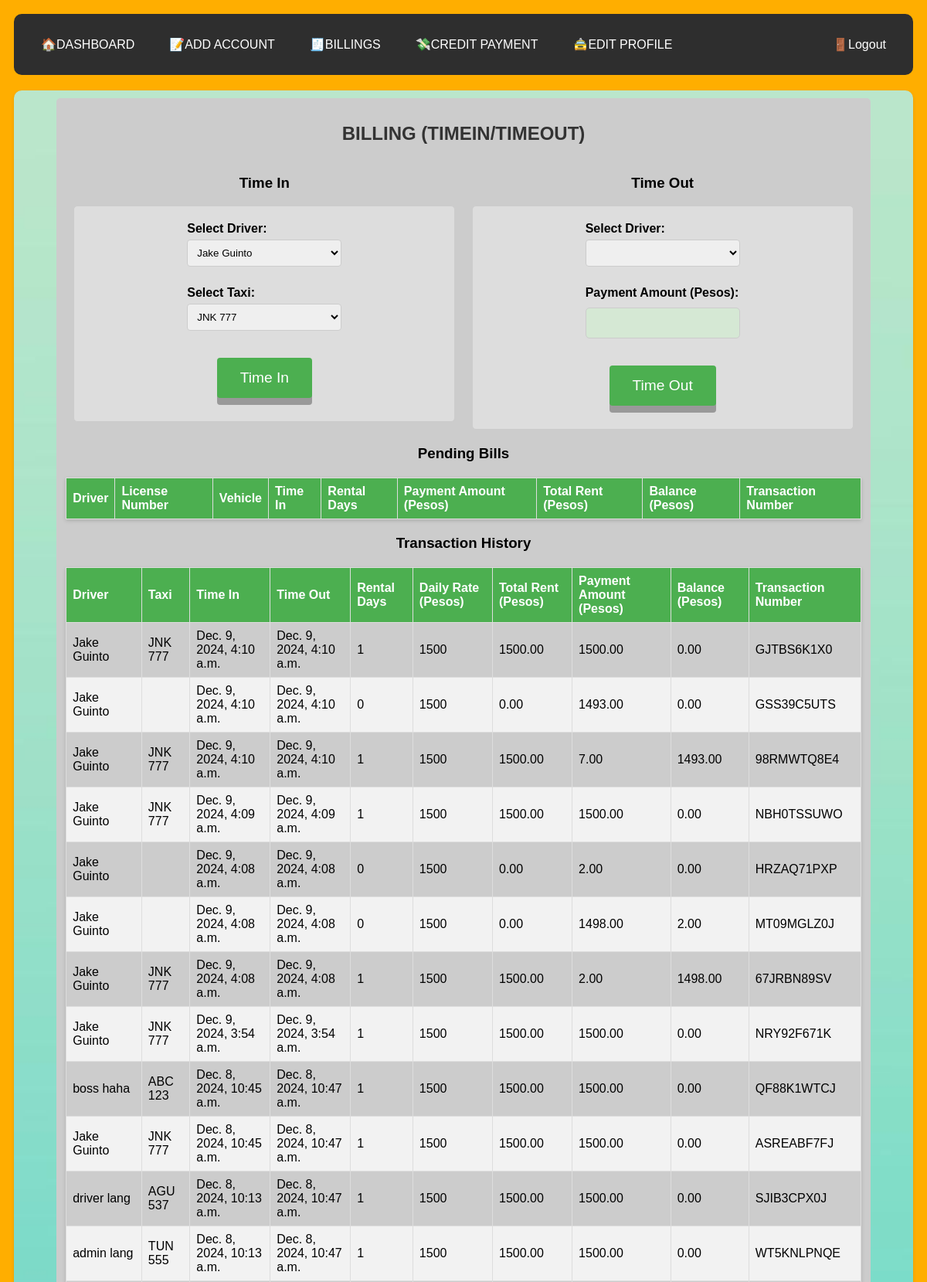
/billing/ (signed in, upper part), run on the app's committed database.
### apps/models.py (models this page shows, shortened)
class Receipt(models.Model):
    profile = models.CharField(max_length=255, null=True, blank=True)
    license_number = models.CharField(max_length=50, null=True, blank=True)
    vehicle = models.CharField(max_length=100, null=True)
    time_in = models.DateTimeField()
    time_out = models.DateTimeField()
    rental_days = models.IntegerField()
    total_rent = models.DecimalField(max_digits=10, decimal_places=2)
    payment_amount = models.DecimalField(max_digits=10, decimal_places=2)
    balance = models.DecimalField(max_digits=10, decimal_places=2)
    transaction_number = models.CharField(max_length=100, unique=True)

### apps/views.py (the view, shortened to what this page needs)
# urls.py: path('billing/', views.billing, name='billing'),
@login_required
def billing(request):
    profiles = Profile.objects.all()
    drivers = Driver.objects.all()
    receipts = Receipt.objects.all().order_by('-time_in')
    clocked_in_profiles = Driver.objects.filter(time_out__isnull=True).values_list('profile_id', flat=True)
    in_use_taxis = Driver.objects.filter(time_out__isnull=True).values_list('vehicle', flat=True)
    taxis = Taxi.objects.exclude(plate_number__in=in_use_taxis)
    return render(request, 'billing.html', {
        'profiles': profiles,
        'taxis': taxis,
        'drivers': drivers,
        'receipts': receipts,
        'clocked_in_profiles': clocked_in_profiles,
    })

### apps/templates/billing.html (shortened to what this page needs)
{% extends "layout.html" %}
{% block content %}
<center>
    <div id="billing-container" style="width: 90%;">
        <h2>BILLING (TIMEIN/TIMEOUT)</h2>
        <div class="form-container" style="display: flex; justify-content: space-between;">
            <div class="form-column" id="clock-in-column" style="width: 48%;">
                <h3>Time In</h3>
                <form method="post">
                    <div class="form-group">
                        <label for="profile_id_clock_in">Select Driver:</label>
                        <select id="profile_id_clock_in" name="profile_id" class="form-control" required>
                            {% for profile in profiles %}
                            <option value="{{ profile.id }}" {% if profile.id in clocked_in_profiles %}disabled{% endif %}>
                                {{ profile.firstname }} {{ profile.lastname }}
                            </option>
                            {% endfor %}
                        </select>
                    </div>
                    <div class="form-group">
                        <label for="taxi_id_clock_in">Select Taxi:</label>
                        <select id="taxi_id_clock_in" name="taxi_id" class="form-control" required>
                            {% for taxi in taxis %}
                            <option value="{{ taxi.id }}">{{ taxi.plate_number }}</option>
                            {% endfor %}
                        </select>
                    </div>
                    <button type="submit" class="btn btn-primary btn-lg" {% if profile.id in clocked_in_profiles %}disabled{% endif %}>Time In</button>
                </form>
            </div>
            <div class="form-column" id="clock-out-column" style="width: 48%;">
                <h3>Time Out</h3>
                <form method="post">
                    <div class="form-group">
                        <label for="profile_id_clock_out">Select Driver:</label>
                        <select id="profile_id_clock_out" name="profile_id" class="form-control" required>
                        </select>
                    </div>
                    <div class="form-group">
                        <label for="payment_amount">Payment Amount (Pesos):</label>
                        <input type="number" id="payment_amount" name="payment_amount" class="form-control" required>
                    </div>
                    <button type="submit" class="btn btn-primary btn-lg">Time Out</button>
                </form>
            </div>
        </div>
        <h3>Pending Bills</h3>
        <table class="data-table" style="width: 100%; margin-top: 20px;">
            <thead>
                <tr>
                    <th>Driver</th>
                    <th>License Number</th>
                    <th>Vehicle</th>
                    <th>Time In</th>
                    <th>Rental Days</th>
                    <th>Payment Amount (Pesos)</th>
                    <th>Total Rent (Pesos)</th>
                    <th>Balance (Pesos)</th>
                    <th>Transaction Number</th>
                </tr>
            </thead>
        </table>
        <h3>Transaction History</h3>
        <table class="data-table" style="width: 100%; margin-top: 20px;">
            <thead>
                <tr>
                    <th>Driver</th>
                    <th>Taxi</th>
                    <th>Time In</th>
                    <th>Time Out</th>
                    <th>Rental Days</th>
                    <th>Daily Rate (Pesos)</th>
                    <th>Total Rent (Pesos)</th>
                    <th>Payment Amount (Pesos)</th>
                    <th>Balance (Pesos)</th>
                    <th>Transaction Number</th>
                </tr>
            </thead>
            <tbody>
                {% for receipt in receipts %}
                <tr class="clickable-row" data-receipt-id="{{ receipt.id }}">
                    <td>{{ receipt.profile }}</td>
                    <td>{{ receipt.vehicle }}</td>
                    <td>{{ receipt.time_in }}</td>
                    <td>{{ receipt.time_out }}</td>
                    <td>{{ receipt.rental_days }}</td>
                    <td>1500</td>
                    <td>{{ receipt.total_rent }}</td>
                    <td>{{ receipt.payment_amount }}</td>
                    <td>{{ receipt.balance }}</td>
                    <td>{{ receipt.transaction_number }}</td>
                </tr>
                {% endfor %}
            </tbody>
        </table>
    </div>
</center>
{% endblock %}

### static/css/style.css (style rules this page uses)
body { font-family: Arial, sans-serif; background-color: #ffae00; margin-bottom: 20px; padding: 10; display: flex; flex-direction: column; height: 100vh; }
h2 { text-align: center; color: #333; }
form { display: flex; flex-direction: column; align-items: center; }
form input, form button { padding: 10px; margin: 10px 0; border: 1px solid #ccc; border-radius: 5px; font-size: 16px; }
form input { background-color: #d5e8d4; }
form button { background-color: #77dd77; color: white; border: none; cursor: pointer; transition: background-color 0.3s; }
table { width: 100%; border-collapse: collapse; margin-bottom: 20px; box-shadow: 0 2px 5px rgba(0, 0, 0, 0.15); }
th, td { padding: 12px 15px; border: 1px solid #ddd; text-align: left; transition: background-color 0.3s; }
th { background-color: #77dd77; color: white; }
thead th { background-color: #2e2e2e; color: white; text-align: center; }
tbody tr:nth-child(even) { background-color: #f9f9f9; }
form { max-width: 400px; margin: auto; padding: 20px; border: 1px solid #ccc; border-radius: 5px; background-color: #f9f9f9; text-align: center; }
.form-group { margin-bottom: 15px; }
label { display: block; margin-bottom: 5px; font-weight: bold; text-align: left; }
input, select, textarea { width: 100%; padding: 10px; margin-bottom: 10px; border: 1px solid #ccc; border-radius: 4px; box-sizing: border-box; }
.form-group input, .form-group select, .form-group textarea { display: block; }
form { max-width: 100%; margin: auto; padding: 20px; border: 1px solid #ccc; border-radius: 5px; background-color: #ddd; text-align: center; }
.data-table { width: 100%; border-collapse: collapse; margin-top: 20px; }
.data-table th, .data-table td { border: 1px solid #ddd; padding: 8px; text-align: left; }
.data-table th { background-color: #4CAF50; color: white; }
.data-table tr:nth-child(even) { background-color: #f2f2f2; }
#billing-container { max-width: 100%px; padding: 10px; border: 2px solid #ccc; border-radius: 5px; background-color: #ccc; text-align: center; }
input, select, textarea { width: calc(100% - 16px); padding: 8px; border: 1px solid #ccc; border-radius: 4px; box-sizing: border-box; }
.form-container { display: flex; justify-content: space-between; margin-bottom: 20px; }
#clock-in-column { align-self: flex-start; width: 48%; }
#clock-out-column { align-self: flex-end; width: 48%; }
.btn, #btn btn-primary btn-block { display: inline-block; padding: 15px 30px; font-size: 1.2em; cursor: pointer; text-align: center; text-decoration: none; outline: none; color: #fff; background-color: #4CAF50; border: none; border-radius: 4px; box-shadow: 0 9px #999; margin-top: 10px; }
#clock-in-column,#clock-out-column { width: 48%; }
.form-control { width: 200px; }
.form-column { width: 32%; padding-right: 10px; padding-left: 10px; }
label { display: block; font-weight: bold; margin-bottom: 5px; }
table { width: 100%; border-collapse: collapse; }

### data on the page
Receipt: profile "Jake Guinto", vehicle "JNK 777", time_in "Dec. 9, 2024, 4:10 a.m.", time_out "Dec. 9, 2024, 4:10 a.m.", rental_days "1", total_rent "1500.00", payment_amount "1500.00", balance "0.00", transaction_number "GJTBS6K1X0"
Receipt: profile "Jake Guinto", time_in "Dec. 9, 2024, 4:10 a.m.", time_out "Dec. 9, 2024, 4:10 a.m.", rental_days "0", total_rent "0.00", payment_amount "1493.00", balance "0.00", transaction_number "GSS39C5UTS"
Receipt: profile "Jake Guinto", vehicle "JNK 777", time_in "Dec. 9, 2024, 4:10 a.m.", time_out "Dec. 9, 2024, 4:10 a.m.", rental_days "1", total_rent "1500.00", payment_amount "7.00", balance "1493.00", transaction_number "98RMWTQ8E4"
Receipt: profile "Jake Guinto", vehicle "JNK 777", time_in "Dec. 9, 2024, 4:09 a.m.", time_out "Dec. 9, 2024, 4:09 a.m.", rental_days "1", total_rent "1500.00", payment_amount "1500.00", balance "0.00", transaction_number "NBH0TSSUWO"
Receipt: profile "Jake Guinto", time_in "Dec. 9, 2024, 4:08 a.m.", time_out "Dec. 9, 2024, 4:08 a.m.", rental_days "0", total_rent "0.00", payment_amount "2.00", balance "0.00", transaction_number "HRZAQ71PXP"
Receipt: profile "Jake Guinto", time_in "Dec. 9, 2024, 4:08 a.m.", time_out "Dec. 9, 2024, 4:08 a.m.", rental_days "0", total_rent "0.00", payment_amount "1498.00", balance "2.00", transaction_number "MT09MGLZ0J"
Receipt: profile "Jake Guinto", vehicle "JNK 777", time_in "Dec. 9, 2024, 4:08 a.m.", time_out "Dec. 9, 2024, 4:08 a.m.", rental_days "1", total_rent "1500.00", payment_amount "2.00", balance "1498.00", transaction_number "67JRBN89SV"
Receipt: profile "Jake Guinto", vehicle "JNK 777", time_in "Dec. 9, 2024, 3:54 a.m.", time_out "Dec. 9, 2024, 3:54 a.m.", rental_days "1", total_rent "1500.00", payment_amount "1500.00", balance "0.00", transaction_number "NRY92F671K"
Receipt: profile "boss haha", vehicle "ABC 123", time_in "Dec. 8, 2024, 10:45 a.m.", time_out "Dec. 8, 2024, 10:47 a.m.", rental_days "1", total_rent "1500.00", payment_amount "1500.00", balance "0.00", transaction_number "QF88K1WTCJ"
Receipt: profile "Jake Guinto", vehicle "JNK 777", time_in "Dec. 8, 2024, 10:45 a.m.", time_out "Dec. 8, 2024, 10:47 a.m.", rental_days "1", total_rent "1500.00", payment_amount "1500.00", balance "0.00", transaction_number "ASREABF7FJ"
Receipt: profile "driver lang", vehicle "AGU 537", time_in "Dec. 8, 2024, 10:13 a.m.", time_out "Dec. 8, 2024, 10:47 a.m.", rental_days "1", total_rent "1500.00", payment_amount "1500.00", balance "0.00", transaction_number "SJIB3CPX0J"
Receipt: profile "admin lang", vehicle "TUN 555", time_in "Dec. 8, 2024, 10:13 a.m.", time_out "Dec. 8, 2024, 10:47 a.m.", rental_days "1", total_rent "1500.00", payment_amount "1500.00", balance "0.00", transaction_number "WT5KNLPNQE"

### other printed values
form field profile_id "Jake Guinto"
form field taxi_id "JNK 777"
